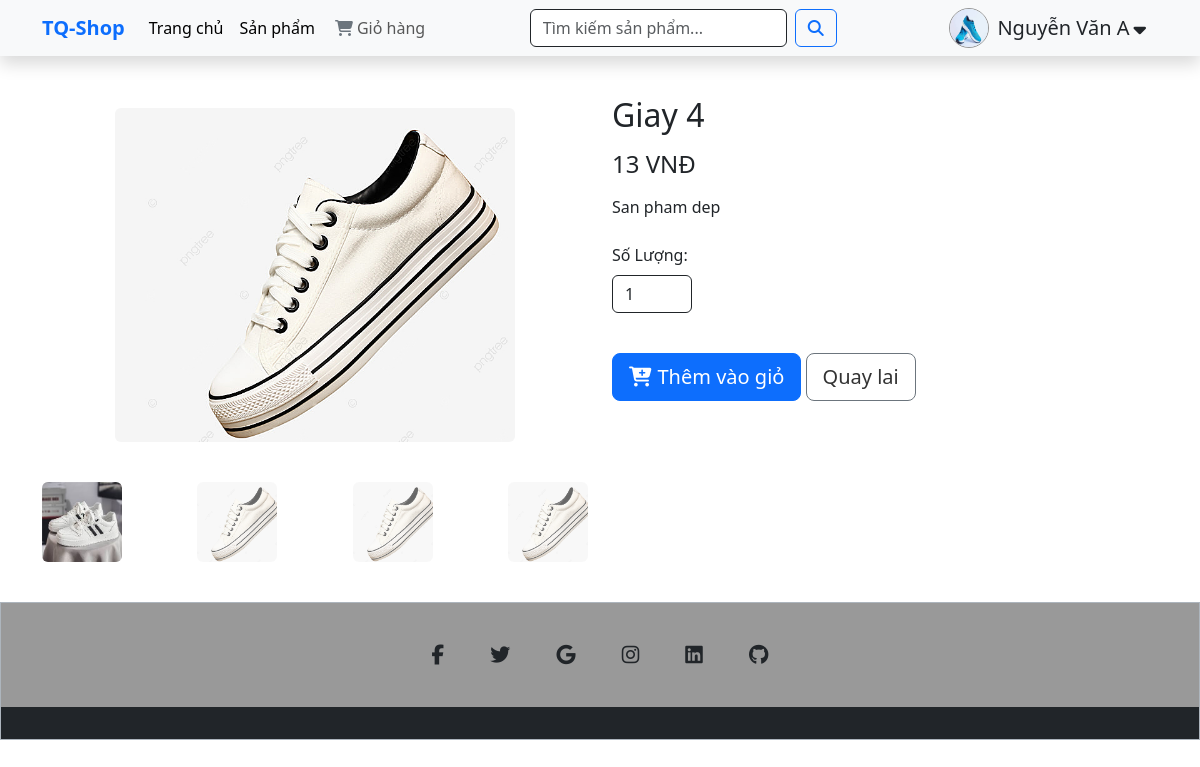
The page /detail.php?id=2 (signed in) on the database its author committed.
### tables this page shows
CREATE TABLE `sanpham` (
  `id` int(10) NOT NULL,
  `Ten` varchar(200) NOT NULL,
  `MoTa` varchar(200) NOT NULL,
  `Gia` float NOT NULL,
  `soluong` int(200) NOT NULL,
  `Anh` varchar(200) NOT NULL,
  `id_DanhMuc` int(10) NOT NULL
);

### detail.php (the view, shortened to what this page needs)
<?php
$conn = connectData();
if (isset($_GET['id']) && is_numeric($_GET['id'])) {
    $id = intval($_GET['id']);
    $sql = "SELECT * FROM sanpham WHERE id = ?";
    $stmt = $conn->prepare($sql);
    $stmt->bind_param("i", $id);
    $stmt->execute();
    $result = $stmt->get_result();
    if ($result->num_rows > 0) {
        $product = $result->fetch_assoc();
    } else {
        echo "<p>Sản phẩm không tồn tại!</p>";
        exit();
    }
} else {
    echo "<p>Không có sản phẩm nào được chọn!</p>";
    exit();
}
?>
<!DOCTYPE html>
<html lang="vi">
<head>
    <link rel="stylesheet" href="./assets/fonts/css/all.min.css">
    <link href="./assets/bootstrap/css/bootstrap.min.css" rel="stylesheet">
    <link rel="stylesheet" href="./assets/css/style.css">
</head>
<body>
    <?php
    include "./assets/layout/header/index.php"
    ?>
    <div class="container mt-5">
        <div class="row">
            <div class="col-md-6 mb-4 pt--6">
                <div class="d-flex align-items-center justify-content-center mb-4">
                    <img src="./assets/img/<?= $product['Anh'] ?>" class="img-fluid rounded mb-3 product-image " id="mainImage">
                </div>
                <div class="d-flex justify-content-between">
                    <img src="./assets/img/giay2.jpg?>" alt="Thumbnail 1" class="thumbnail rounded active" onclick="changeImage(event, this.src)">
                    <img src="./assets/img/<?= $product['Anh'] ?>" alt="Thumbnail 2" class="thumbnail rounded" onclick="changeImage(event, this.src)">
                    <img src="./assets/img/<?= $product['Anh'] ?>" alt="Thumbnail 3" class="thumbnail rounded" onclick="changeImage(event, this.src)">
                    <img src="./assets/img/<?= $product['Anh'] ?>" alt="Thumbnail 4" class="thumbnail rounded" onclick="changeImage(event, this.src)">
                </div>
            </div>
            <div class="col-md-6 mt-5">
                <h2 class="mb-3"><?= $product['Ten'] ?></h2>
                <div class="mb-3">
                    <span class="h4 me-2"><?= number_format($product['Gia'], 0, ',', '.') ?> VNĐ</span>
                </div>
                <p class="mb-4"><?= $product['MoTa'] ?></p>
                <div class="d-flex align-items-center">
                    <form action="themvaogio.php" method="POST">
                        <div class="mb-4">
                            <label for="soluong" class="form-label">Số Lượng:</label>
                            <input type="number" class="form-control border border-dark" id="soluong" name="soluong" value="1" min="1" style="width: 80px;">
                        </div>
                        <button type="submit" class="btn btn-primary btn-lg mt-2 icon-link icon-link-hover" style="--bs-icon-link-transform: translate3d(0, -.125rem, 0);">
                            <i class="fa-solid fa-cart-plus"></i> Thêm vào giỏ
                        </button>
                        <button class="btn btn-outline-secondary btn-lg mb-2 mt-3">
                            <a href="./index.php" class="text-decoration-none">Quay lai</a>
                        </button>
                    </form>
                </div>
            </div>
        </div>
    </div>
    <?php
    include "./assets/layout/footer/index.php"
    ?>
</body>
</html>

### assets/css/style.css (style rules this page uses)
a { text-decoration: none; }
.product-image { max-height: 400px; object-fit: cover; }
.thumbnail { width: 80px; height: 80px; object-fit: cover; cursor: pointer; opacity: 0.6; transition: opacity 0.3s ease; }
.thumbnail:hover, .thumbnail.active { opacity: 1; }

### detail.php (style rules this page uses)
a { text-decoration: none; }
.product-image { width: 400px; max-height: 300px; object-fit: cover; }
.thumbnail { width: 80px; height: 80px; object-fit: cover; cursor: pointer; opacity: 0.6; transition: opacity 0.3s ease; }
.thumbnail:hover, .thumbnail.active { opacity: 1; }
.pt--6 { padding-top: 60px; }

### assets/layout/header/index.php (style rules this page uses)
html a { text-decoration: none; color: #333; }

### rows shown on the page
sanpham: Anh (picture), Ten "Giay 4", Gia "13", MoTa "San pham dep"

### other values the page prints
$_SESSION['Ten_user'] "Nguyễn Văn A"
